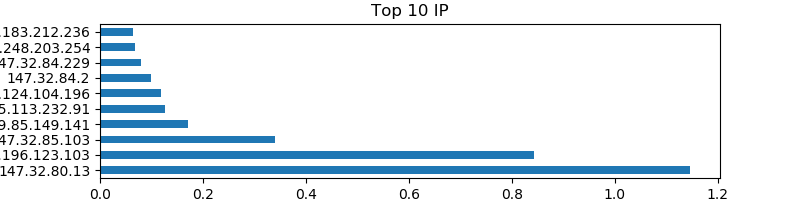

Python code for this plot:
import pandas as pd

from scapy .all import * # importing scapy library

from scapy.layers.l2 import Ether
from scapy.layers.inet import IP
from scapy.layers.inet import TCP, UDP

import matplotlib.pyplot  as plt
CaptureFileName = "network_traffic.pcap"                                        #.pcap File name

TableColumnsName =['ip_addr'] + ['amount_of_traffic']                           #Create a list that contain coulomns names

i=0                                                                             #Flag counter (used in analyzePacketFunction)

TableData = []
def AnalyzePacket(packet):
    global i                                                                    #
    DataRow = []                                                                #Create an empty line                                                            #Access my global table variable(panda dataframe)
    global TableData                                                            #Access my global table variable(panda dataframe)
    for pacchetti in packet[IP]:                                                #For each packet it will extract task 1 information
        try:
            DataRow.append(pacchetti.src)                                       #IP         column
            DataRow.append(pacchetti.len)                                       #Length      column
           
            TableData.append(DataRow)
            pass
        except:
            pass
    
        if i%1000 == 0:
            os.system('cls' if os.name == 'nt' else 'clear')                       #Nice loading bar
            print("---",i,"---")

    i = i+1
    return


####################################################################################
#Start Program
####################################################################################


pkts = sniff(offline=CaptureFileName ,prn=AnalyzePacket,store=0)                #Sniff packet one by one

Table = pd.DataFrame.from_records( TableData, columns=TableColumnsName)         #pnr function is called for each packet

Table = Table.reset_index()                                                     #Panda dataframe index reset
Table = Table.drop(columns="index")

IpTraffic = Table.groupby("ip_addr")['amount_of_traffic'].sum()                 #Group together rows with same ip and sum their portion of traffic
IpTraffic = IpTraffic.sort_values(ascending=False)                              #Sort the Ip by traffic

TopIP = IpTraffic.iloc[0:10]                                                    #Keep only the best 10 ip

plt.title("Top 10 IP")
plt.xlabel("Ammount of traffic [Byte]")
plt.ylabel("IP")

TopIP.plot(kind='barh', figsize=(8,2))
plt.savefig('task2.png')
plt.show()

TopIP = pd.DataFrame({'ip_addr':TopIP.index, 'amount_of_traffic':TopIP.values})
TopIP.to_csv("task2.csv",index=False)                                           #Save Result on a csv file